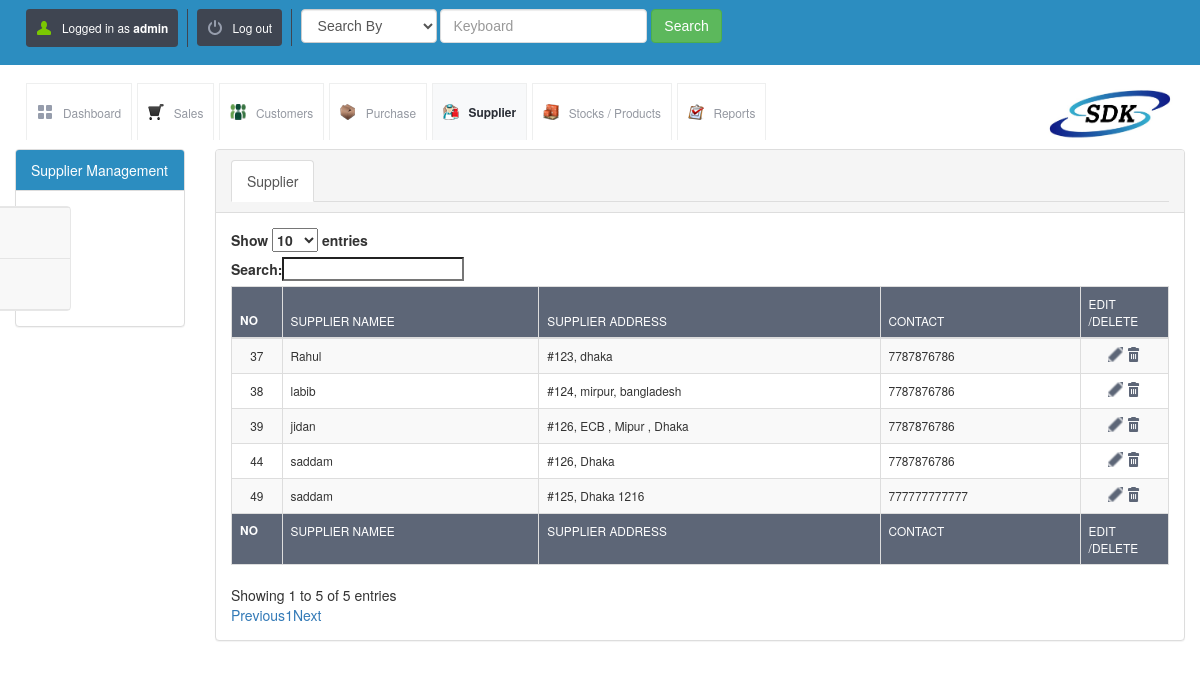
/view_supplier.php (signed in), run on an earlier commit of the app's database.
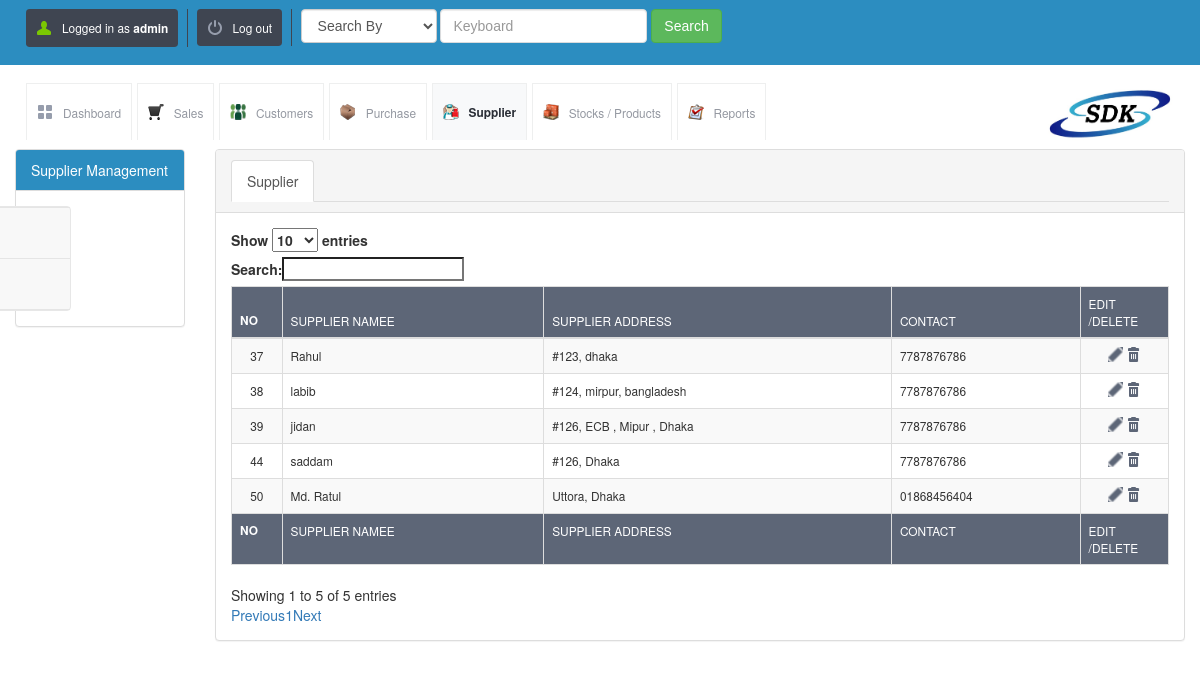
And on a later commit of the database.
### tables this page shows
CREATE TABLE `supplier_details` (
  `id` int(10) UNSIGNED NOT NULL,
  `supplier_name` varchar(200) NOT NULL,
  `supplier_address` varchar(500) NOT NULL,
  `supplier_contact1` varchar(100) NOT NULL,
  `supplier_contact2` varchar(100) DEFAULT NULL
);

### config.php (called while the page is built)
<?php $config["database"] = "SDK"; $config["host"]= "localhost";$config["username"]= "root"; $config["password"]= "";?>

### lib/db.class.php (called while the page is built, shortened)
<?php
  class DB
  {
    function DB($base, $server, $user, $pass)
    {
      $this->connection = mysqli_connect($server, $user, $pass, $base);
    }
    function getMicroTime()
    {
      list($msec, $sec) = explode(' ', microtime());
      return floor($sec / 1000) + $msec;
    }
  }
?>

### init.php (called while the page is built, shortened)
<?php
include("lib/db.class.php");
$db = new DB($config['database'], $config['host'], $config['username'], $config['password']);
?>

### view_supplier.php (the view, shortened to what this page needs)
<?php include("master_head.php"); ?>
<div class="container-fluid">
    <div class="row">
           <div class="col-md-2">
            <div class="panel panel-default">
              <div class="panel-heading epanel">Supplier Management</div>
              <div class="panel-body">
              <nav class="navbar navbar-default sidebar" role="navigation">
                <div class="collapse navbar-collapse" id="bs-sidebar-navbar-collapse-1">
                  <ul class="nav navbar-nav">
                        <li><a href="add_supplier.php">Add Supplier</a></li>
                        <li><a href="view_supplier.php">View Supplier</a></li>
                  </ul>
                </div>
            </nav>
              </div>
            </div>
        </div>
        <div class="col-md-10">
        <div class="panel panel-default">
              <div class="panel-heading">
              <ul class="nav nav-tabs" role="tablist">
                  <li class="active">
                    <a href="#supplier" role="tab" data-toggle="tab">Supplier</a>
                  </li>
                </ul>
              </div>
              <div class="panel-body">
               <div class="tab-content">
                  <div class="tab-pane active" id="supplier">
                 <table id="example" class="table table-striped table-bordered dt-responsive nowrap" cellspacing="0" width="100%">
                        <thead>
                        <tr>
                            <th>No</th>
                            <th>Supplier Namee</th>
                            <th>Supplier Address</th>
                            <th>Contact</th>
                            <th>Edit /Delete</th>
                        </tr>
                        </thead>
                        <tfoot>
                        <tr>
                            <th>No</th>
                            <th>Supplier Namee</th>
                            <th>Supplier Address</th>
                            <th>Contact</th>
                            <th>Edit /Delete</th>
                        </tr>
                        </tfoot>
                        <tbody>
                        <?php
                        $sql = "SELECT * FROM supplier_details";
                        $result = mysqli_query($db->connection, $sql);
                        while ($row = mysqli_fetch_array($result)) {
                            ?>
                            <tr>
                                <td> <?php echo $row['id']; ?></td>
                                <td> <?php echo  $row['supplier_name']; ?></td>
                                <td> <?php echo $row['supplier_address']; ?></td>
                                <td> <?php echo $row['supplier_contact1']; ?></td>
                                <td>
                                    <a href="update_supplier.php?sid=<?php echo $row['id']; ?>&table=supplier_details"
                                       class="table-actions-button ic-table-edit">
                                    </a>
                                    <a onclick="return confirmSubmit()"
                                       href="delete.php?id=<?php echo $row['id']; ?>&table=supplier_details"
                                       class="table-actions-button ic-table-delete"></a>
                                </td>
                            </tr>
                        <?php  } ?>
                        </tbody>
                    </table>
                  </div>
                </div>
              </div>
            </div>
        </div>
    </div>
</div>
</body>
</html>

What changed in the data, as far as the page shows it:
removed supplier_details: id "49", supplier_name "saddam", supplier_address "#125, Dhaka 1216", supplier_contact1 "777777777777"
added supplier_details: id "50", supplier_name "Md. Ratul", supplier_address "Uttora, Dhaka", supplier_contact1 "01868456404"
